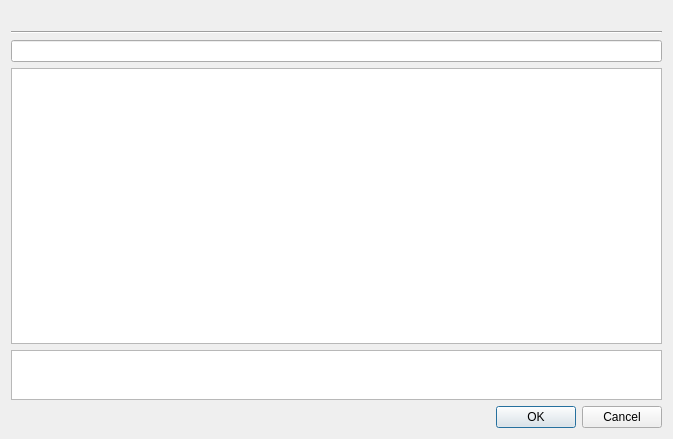
<?xml version="1.0" encoding="UTF-8"?>
<ui version="4.0">
 <class>DDI::Internal::InteractorSelectorWidget</class>
 <widget class="QWidget" name="DDI::Internal::InteractorSelectorWidget">
  <property name="geometry">
   <rect>
    <x>0</x>
    <y>0</y>
    <width>673</width>
    <height>439</height>
   </rect>
  </property>
  <property name="windowTitle">
   <string>Form</string>
  </property>
  <layout class="QGridLayout" name="gridLayout">
   <item row="4" column="0" colspan="2">
    <widget class="QListView" name="moleculeView">
     <property name="editTriggers">
      <set>QAbstractItemView::NoEditTriggers</set>
     </property>
    </widget>
   </item>
   <item row="2" column="0" colspan="2">
    <widget class="Utils::QButtonLineEdit" name="searchLine"/>
   </item>
   <item row="1" column="0" colspan="2">
    <widget class="Line" name="line">
     <property name="orientation">
      <enum>Qt::Horizontal</enum>
     </property>
    </widget>
   </item>
   <item row="5" column="0" colspan="2">
    <widget class="QListView" name="selectedList">
     <property name="maximumSize">
      <size>
       <width>16777215</width>
       <height>50</height>
      </size>
     </property>
     <property name="editTriggers">
      <set>QAbstractItemView::NoEditTriggers</set>
     </property>
    </widget>
   </item>
   <item row="6" column="0" colspan="2">
    <widget class="QDialogButtonBox" name="buttonBox">
     <property name="standardButtons">
      <set>QDialogButtonBox::Cancel|QDialogButtonBox::Ok</set>
     </property>
    </widget>
   </item>
   <item row="0" column="0" colspan="2">
    <widget class="QLabel" name="label">
     <property name="sizePolicy">
      <sizepolicy hsizetype="Preferred" vsizetype="Fixed">
       <horstretch>0</horstretch>
       <verstretch>0</verstretch>
      </sizepolicy>
     </property>
     <property name="font">
      <font>
       <weight>75</weight>
       <bold>true</bold>
      </font>
     </property>
     <property name="alignment">
      <set>Qt::AlignCenter</set>
     </property>
    </widget>
   </item>
  </layout>
 </widget>
 <customwidgets>
  <customwidget>
   <class>Utils::QButtonLineEdit</class>
   <extends>QLineEdit</extends>
   <header location="global">utils/widgets/qbuttonlineedit.h</header>
  </customwidget>
 </customwidgets>
 <resources/>
 <connections/>
</ui>
